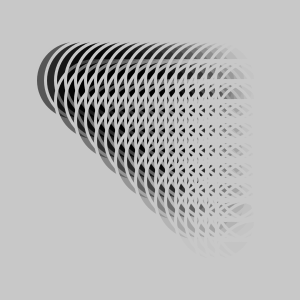
Frame 1 (no input)
Frame 60 (the mouse pressed at the canvas centre just before this capture): identical to frame 1, image omitted
Frame 120 (the mouse held since frame 60 and released just before this capture): identical to frame 1, image omitted

The Processing sketch that drew this single still picture (run headless with seeded random() and noise(); from frame 60 on, the mouse is pressed at the canvas centre):

// Processing sketch: processing_61257
// ── processing_61257.pde

//MAIN SETUP

void setup() {
  size(300, 300);
  noStroke();
  smooth();
  frameRate(120);
}


//ZEICHNEN

void draw() {

  background(200);

  for (int i = 0; i < 200; i = i+10) {
    for (int j = 0; j < i; j = j +20) {
      fill(0, 255-i-100);
      stroke(200);
      strokeWeight(3);
      ellipse(i+65, j+80, 80, 80);
    }
  }
}
